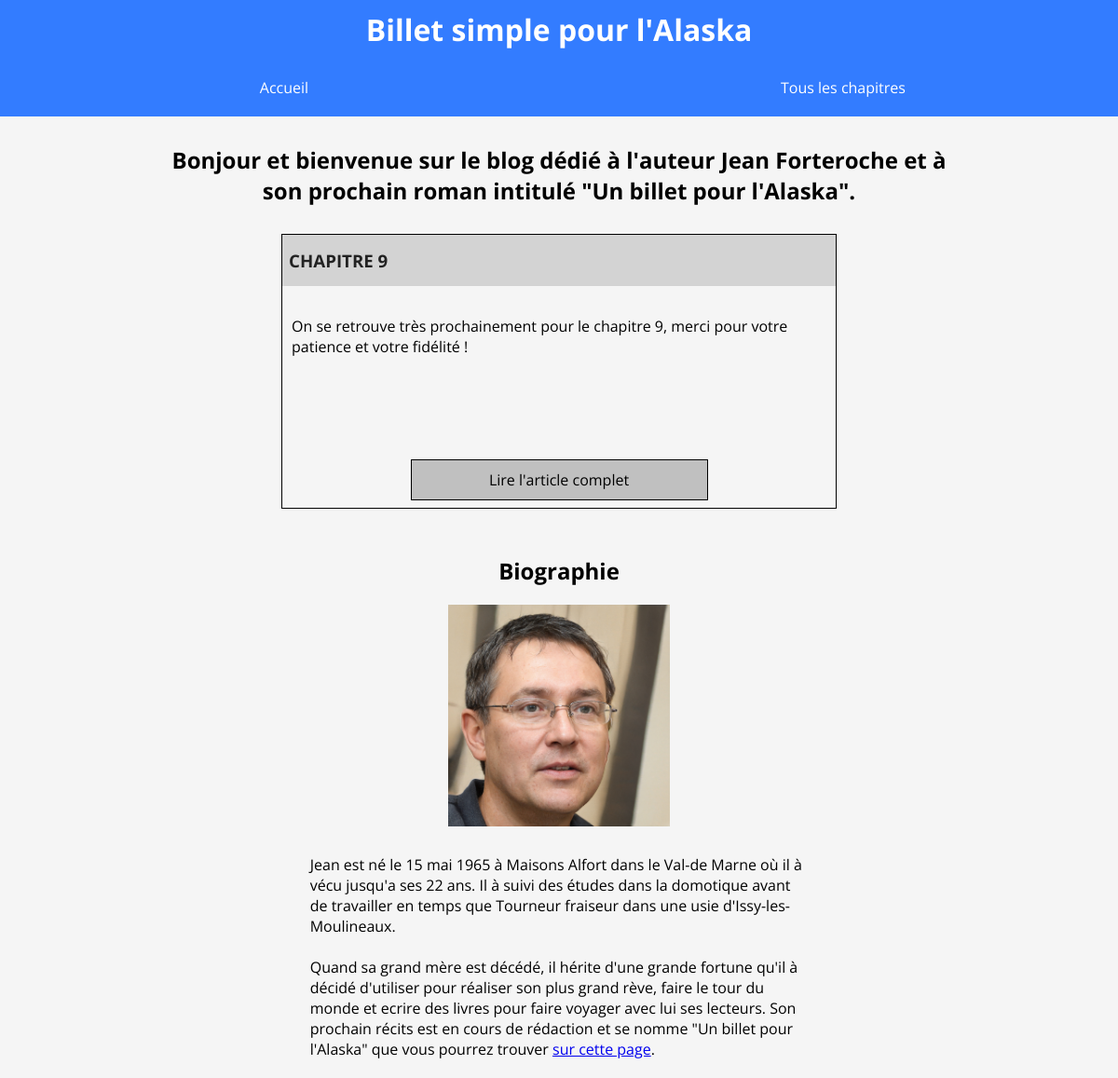
The page / on the database its author committed.
### tables this page shows
CREATE TABLE `post` (
  `id` int(11) NOT NULL,
  `user_id` int(11) NOT NULL,
  `title` varchar(100) NOT NULL,
  `content` text NOT NULL,
  `date_add` timestamp NOT NULL DEFAULT current_timestamp(),
  `date_upd` timestamp NOT NULL DEFAULT current_timestamp() ON UPDATE current_timestamp()
);

### controller/homeController.php (called while the page is built, shortened)
<?php
require('model/post.php');
class homeController
{
    public function index()
    {
        $posts = new post();
        $post = $posts->getLastPost();
        require('view/home/index.php');
    }
}

### model/model.php (called while the page is built, shortened)
<?php
class model
{
    public function __construct()
    {
        $config = parse_ini_file ('./config/config.ini',true);
       $server = $config ['DataBase'] ['server'];
       $dbname = $config ['DataBase'] ['dbName'];
       $login = $config ['DataBase'] ['login'];
       $password = $config ['DataBase'] ['password'];
       $this->db = new PDO("mysql:host=$server;dbname=$dbname;charset=utf8", $login, $password);
    }
}

### model/post.php (called while the page is built, shortened)
<?php
require_once 'model.php';
class post extends model
{
     public function getLastPost(){
      $data = $this->db->prepare("select * from post order by date_upd desc limit 1");
      $data->execute();
      $result = $data->fetch(PDO::FETCH_ASSOC);
      return $result ;
     }
}

### view/home/index.php (the view)
<?php include_once('./view/menu.php'); ?>
<div class="wrap">
    <div class="messageaccueil"><h2>Bonjour et bienvenue sur le blog dédié à l'auteur Jean Forteroche et à son prochain roman
        intitulé "Un billet pour l'Alaska".</h2>
    </div>
    <div class="lastpost">
        <div class="titreposteaccueil">
            <h3><?= $post['title']?></h3>
        </div>
    <br>
         <div id="contentaccueil"><?= $post['content']?></div>
    <a  class="submit" href="/post/<?= $post['id']?>" >Lire l'article complet</a>
</div>
</div>
<div class="wrap">
    <div class="bio">
      <h2>Biographie</h2>
      <img src="./public/img/jean.png" alt="Jean Forteroche" Legend="Jean Forteroche">
      <div class="biojean">
      Jean est né le 15 mai 1965 à Maisons Alfort dans le Val-de Marne où il à vécu jusqu'a ses 22 ans.
      Il à suivi des études dans la domotique avant de travailler en temps que Tourneur fraiseur dans une usie d'Issy-les-Moulineaux.
      <br><br>
      Quand sa grand mère est décédé, il  hérite d'une grande fortune qu'il à décidé d'utiliser pour réaliser son plus grand rève,
     faire le tour du monde et ecrire des livres pour faire voyager avec lui ses lecteurs. Son prochain récits est en cours de rédaction et
      se nomme "Un billet pour l'Alaska" que vous pourrez trouver <a href="/Projet_auteur/post/" > sur cette page</a>.
      </div>
    </div>
</div>

### public/css/style.css (style rules this page uses)
* { margin: 0;padding: 0;font-family: 'Open Sans', sans-serif; }
.messageaccueil { display: block;margin: auto; padding: 30px 0 30px 0; width: 70%;text-align: center; }
.lastpost { display: block;margin: auto;width: 50%;border: 1px solid black; }
.lastpost .submit { width: 50%;margin-top: 50px; }
.titreposteaccueil { text-decoration:none; width:auto; padding:15px 0 15px 7px; background-color:lightgrey; margin-top:0px;color:#222222; }
#contentaccueil { padding: 10px; }
.bio h2 { text-align: center; margin-bottom: 20px; }
.bio { margin-top: 50px; }
.bio img { width: 20%;display: block; margin: auto; }
.biojean { width: 45%; display: block; margin: auto; padding: 30px 0 20px 0; }
body { background-color:whitesmoke;background-image: url(); }
.wrap { display: block; width: 99%; margin: auto; }
.submit { text-decoration: none; background-color: silver; color: black; display: block; padding: 10px; border: 1px solid black; width: 90%; text-align: center; margin: auto; margin-bottom: 8px; }
.void { height: 50px; }

### rows shown on the page
post: title "CHAPITRE 9", content "On se retrouve très prochainement pour le chapitre 9, merci pour votre patience et votre fidélité !"
